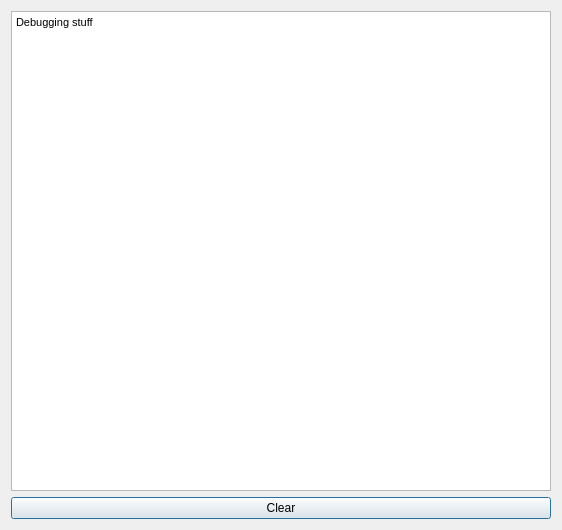
<?xml version="1.0" encoding="UTF-8"?>
<ui version="4.0">
 <class>DebuggingDialog</class>
 <widget class="QDialog" name="DebuggingDialog">
  <property name="geometry">
   <rect>
    <x>0</x>
    <y>0</y>
    <width>562</width>
    <height>530</height>
   </rect>
  </property>
  <property name="windowTitle">
   <string>Dialog</string>
  </property>
  <layout class="QVBoxLayout" name="verticalLayout">
   <item>
    <widget class="QTextBrowser" name="debugWidget_">
     <property name="sizePolicy">
      <sizepolicy hsizetype="Expanding" vsizetype="Expanding">
       <horstretch>0</horstretch>
       <verstretch>0</verstretch>
      </sizepolicy>
     </property>
     <property name="html">
      <string>&lt;!DOCTYPE HTML PUBLIC &quot;-//W3C//DTD HTML 4.0//EN&quot; &quot;http://www.w3.org/TR/REC-html40/strict.dtd&quot;&gt;
&lt;html&gt;&lt;head&gt;&lt;meta name=&quot;qrichtext&quot; content=&quot;1&quot; /&gt;&lt;style type=&quot;text/css&quot;&gt;
p, li { white-space: pre-wrap; }
&lt;/style&gt;&lt;/head&gt;&lt;body style=&quot; font-family:'Arial'; font-size:10pt; font-weight:400; font-style:normal;&quot;&gt;
&lt;p style=&quot; margin-top:0px; margin-bottom:0px; margin-left:0px; margin-right:0px; -qt-block-indent:0; text-indent:0px;&quot;&gt;&lt;span style=&quot; font-family:'Courier'; font-size:8pt;&quot;&gt;Debugging stuff&lt;/span&gt;&lt;/p&gt;&lt;/body&gt;&lt;/html&gt;</string>
     </property>
    </widget>
   </item>
   <item>
    <widget class="QPushButton" name="pushButton">
     <property name="text">
      <string>Clear</string>
     </property>
    </widget>
   </item>
  </layout>
 </widget>
 <resources/>
 <connections/>
</ui>
